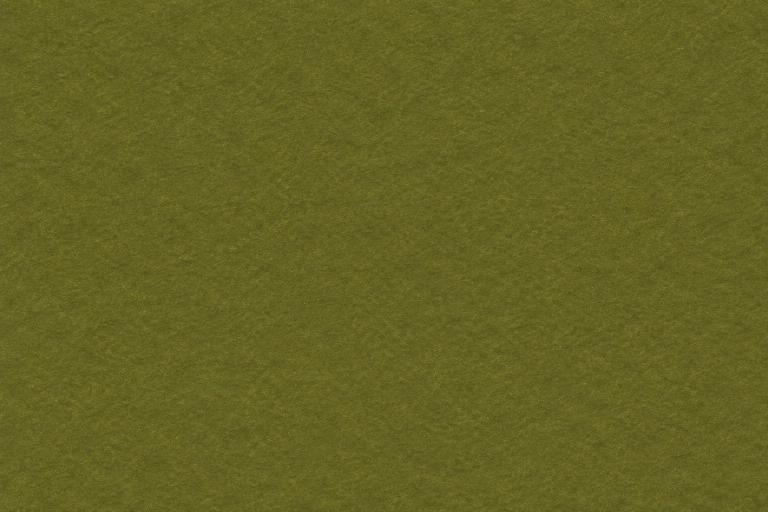
#> input picture art/codex/terrain/raw/G2-meadow-crop-bare.png, 1536 x 1024 px (shown at 1/2 size)
$ python make_paintin_sheet.py raw/G2-meadow-crop-bare.png
#> lines starting #> are read from the running program, lines starting #| are printed output that depends on the picture
"""Build the P5 in-context paint-in input: a 3x3 sheet of separated flat-top
hexagons filled with a P3 ground swatch, on flat magenta, at Codex's square
output size. Writes refs/paintin_sheet.png and refs/paintin_sheet.json (hex
centres + corners) for measure_paintin.py.

Usage: python3 make_paintin_sheet.py raw/P3b-ground-mottled.png
"""

import json
import sys
from pathlib import Path

from PIL import Image, ImageDraw

HERE = Path(__file__).resolve().parent
sys.path.insert(0, str(HERE.parents[2] / "scripts" / "tile-foundry"))
import hexgeom  # noqa: E402

CANVAS = 1254
CELL = CANVAS / 3
HEX_WIDTH = 340
MAGENTA = (255, 0, 255)


def main() -> None:
    ground = Image.open(sys.argv[1]).convert("RGB").resize((CANVAS, CANVAS), Image.LANCZOS)
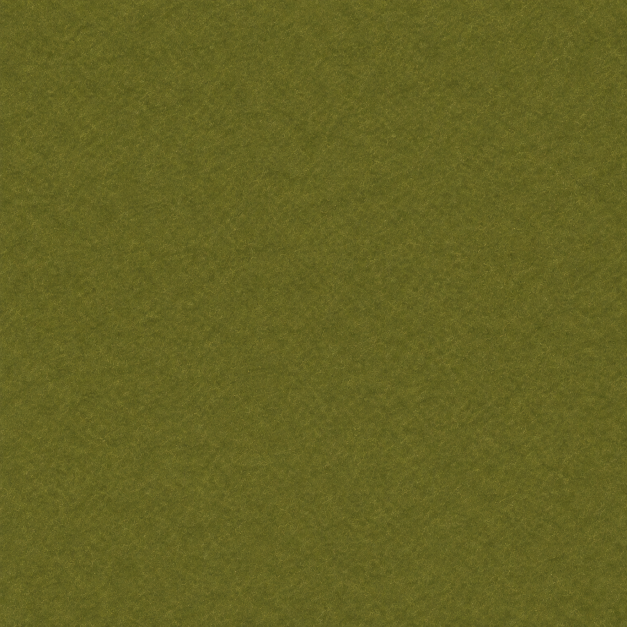
#> ground: PIL image 1254x1254 RGB (shown at 1/2 size); mean R, G, B 100.6, 99.3, 34.7
    sheet = Image.new("RGB", (CANVAS, CANVAS), MAGENTA)
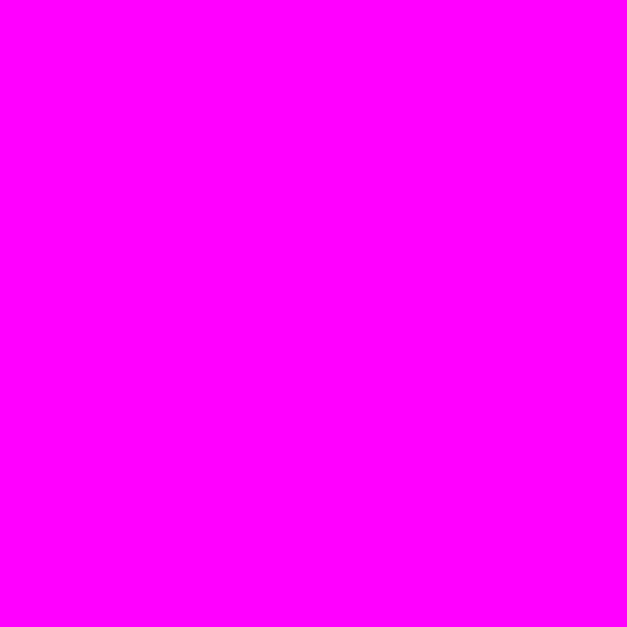
#> sheet: PIL image 1254x1254 RGB (shown at 1/2 size); mean R, G, B 255, 0, 255
    mask = Image.new("L", (CANVAS, CANVAS), 0)
#> mask: PIL image 1254x1254 L; every value is 0
    draw = ImageDraw.Draw(mask)
    hexes = []
    for row in range(3):
        for col in range(3):
            cx, cy = (col + 0.5) * CELL, (row + 0.5) * CELL
            corners = hexgeom.corner_points(cx, cy, HEX_WIDTH / 2)
            draw.polygon(corners, fill=255)
            hexes.append({"cx": cx, "cy": cy, "corners": [list(p) for p in corners]})
#> after the loop, hexes = []
    # Ground is pasted from the same position, so each hex shows a different patch.
    sheet.paste(ground, (0, 0), mask)
    out = HERE / "refs"
    sheet.save(out / "paintin_sheet.png")
    meta = {"canvas": CANVAS, "hex_width": HEX_WIDTH, "ground": sys.argv[1], "hexes": hexes}
    (out / "paintin_sheet.json").write_text(json.dumps(meta, indent=1))
    print("ok")


if __name__ == "__main__":
    main()
#> (the call stopped at in main, `corners = hexgeom.corner_points(cx, cy, HEX_WIDTH / 2)`: hexgeom is not available in this run)
